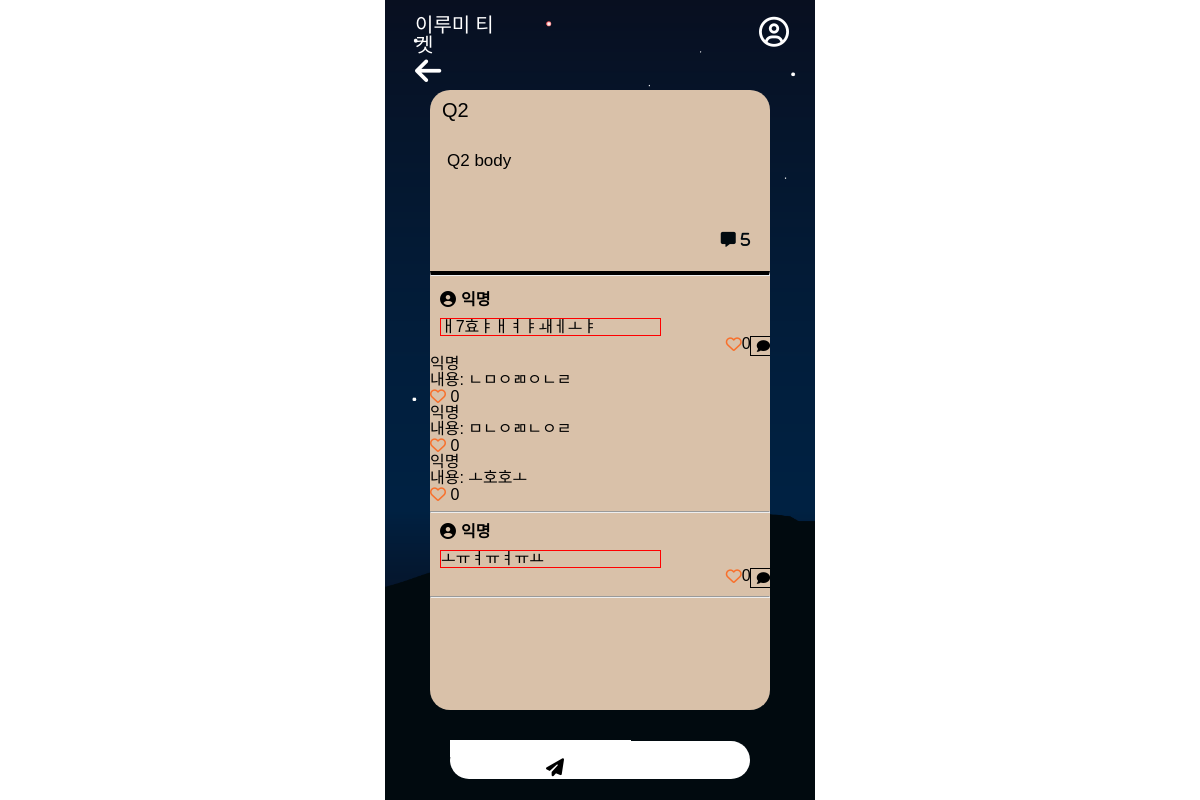
Page /qnapage/qnadetail/25/ on the earlier database version.
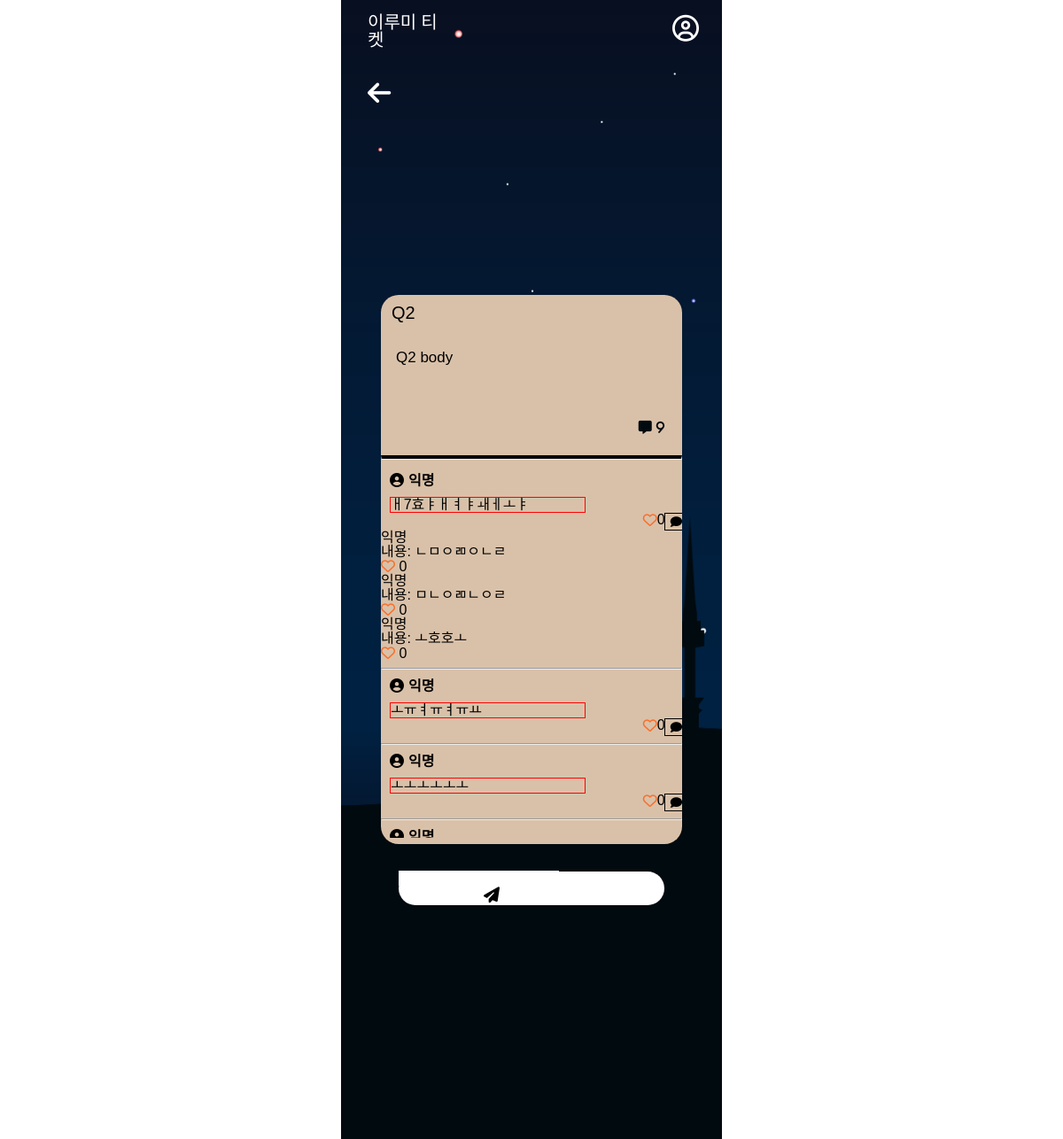
Same page on the later database version.
### qnapage/models.py (models this page shows, shortened)
class QnaComment(models.Model):
    content = models.TextField()
    pub_date = models.DateTimeField()
    writer = models.ForeignKey(User, null=False, blank=False, on_delete=models.CASCADE)
    qna = models.ForeignKey(Qna, null=False, blank=False, on_delete=models.CASCADE)
    comment_like = models.ManyToManyField(User, related_name='comment_likes', blank=True)
    comment_like_count = models.PositiveIntegerField(default = 0)
    comment_report_count = models.PositiveIntegerField(default=0)

class QnaReply(models.Model):
    content = models.TextField()
    pub_date = models.DateTimeField()
    writer = models.ForeignKey(User, null=False, blank=False, on_delete=models.CASCADE)
    comment = models.ForeignKey(QnaComment, null=False, blank=False, on_delete=models.CASCADE)
    reply_like = models.ManyToManyField(User, related_name='reply_like', blank=True)
    reply_like_count = models.PositiveIntegerField(default=0)
    reply_report_count = models.PositiveIntegerField(default=0)

### qnapage/views.py (the view, shortened to what this page needs)
# urls.py: path('qnadetail/<int:id>/', qnadetail, name="qnadetail"),
def qnadetail(request, id):
    qna = get_object_or_404(Qna, pk = id)
    if request.method == 'GET':
        comments = QnaComment.objects.filter(qna = qna)
        total_count = comments.count() + QnaReply.objects.filter(comment__in=comments).count()
        return render(request, 'qnapage/qnadetail.html',{
            'qna':qna,
            'comments':comments,
            'total_count':total_count,
            })
        if Report.objects.filter(ticket=ticket).count() >= 3:
            ticket.status = '보류'
        ticket.save()
    return render(request, 'qnapage/qnadetail.html', {'qna':qna})

### qnapage/templates/qnapage/qnadetail.html (shortened to what this page needs)
{% extends 'base.html' %}
{% block content %}
<!DOCTYPE html>
<html>
<head>
    <link rel="stylesheet" href="/static/css/qnadetail.css">
</head>
<body>
    <div class="wallpaper">
        <div class="backk">
            <a class="back" href="{% url 'qnapage:qnalistrecent' %}"><i class="fa-solid fa-arrow-left" style="color: #ffffff;"></i></a>
        </div>
        <div class = "text-wrapper">
            <section class="admintitle">
                <div class="title">
                    {{ qna.title }}
                    <div class="comment">
                        <i class="fa-solid fa-message" style="color: #010a0f;">{{ total_count }}</i>
                    </div>
                </div>
                <div class="body">
                    <p>{{ qna.body }}</p>
                </div>
                <hr class="hr-line">
            </section>
    <div class="comment_container">
        <div class="comment_list">
            {% for c in comments %}
                <div class="username">
                    <i class="fa-solid fa-circle-user"><span id="user">익명</span></i>
                </div>
                <div class="user-content">
                    <p class="content">{{c.content}}</p>
            <section class="likebutton">
                <a href="{% url 'qnapage:comment_likes' c.id %}">
                        {% if user in c.comment_like.all %}
                    <i class="fa-solid fa-heart filled" style="color: #f8702c;"></i>
                        {% else %}
                    <i class="fa-regular fa-heart" style="color: #f8702c;"></i>
                    {% endif %}
                    </a>
                {{ c.comment_like_count }}
        <div class="comment-buttons-reply-toggle">
            <div class="reply-toggle-container">
                <button class="reply-toggle"><i class="fa-solid fa-comment"></i></button>
            </div>
        </div>
        </div>
                <div class="replies">
                    {% for reply in c.qnareply_set.all %}
                        <h4>익명</h4>
                        <p>내용: {{ reply.content }}</p>
                        <a href="{% url 'qnapage:reply_likes' reply.id %}">
                            {% if user in reply.reply_like.all %}
                            <i class="fa-solid fa-heart filled" style="color: #f8702c;"></i>
                            {% else %}
                            <i class="fa-regular fa-heart" style="color: #f8702c;"></i>
                            {% endif %}
                        </a>
                        {{ reply.reply_like_count }}
                    {% endfor %}
                    <hr class="line">
                </div>
            {% endfor %}
        </div>
    </div>
    </div>
    <div class="comment_form">
        <form method="POST" action="{% url 'qnapage:qnadetail' qna.id %}">
            <input class="post-text" type="text" name="content" required>
            <button class="submit-button" type="submit">
                <i class="fa-solid fa-paper-plane"></i>
            </button>
        </form>
    </div>
</div>
</body>
</html>
{% endblock %}

Differences in the rows shown:
added QnaComment: content "ㅗㅗㅗㅗㅗㅗ", comment_like_count "0"
Other differences:
{{ total_count }}: "5" → "9"
